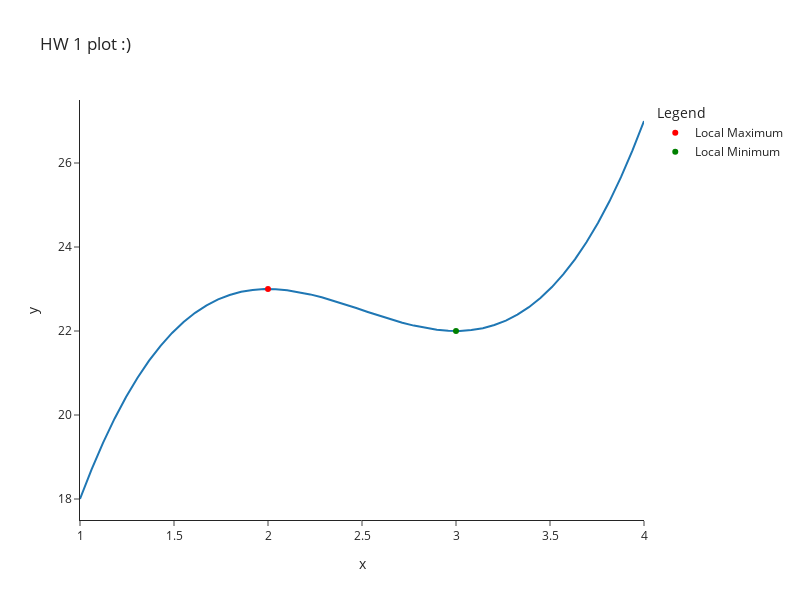

The notebook cell saved with this chart:
### Markdown cell above
### Question 10: Recreation <div style="display:inline-block; vertical-align: middle; padding:7px 7px; font-size:10px; font-weight:light; color:white; background-color:#e84c4a; border-radius:7px; text-align:left;">6 Points</div>

Below, assign `polyfig` to a `plotly` Figure object, corresponding to the graph of the following polynomial:

$$g(x) = 2x^3 - 15x^2 + 36x - 5$$

You can choose the colors, theme, etc. of your graph yourself. However, your graph must have:

- A title of your choosing.
- A plot of $g(x)$.
- An $x$-axis range of 1 to 4.
- A width of 800 and a height of 600.
- On top of the plot of $g(x)$, two **points**: one at the local maximum of $g(x)$ and one at the local minimum of $g(x)$. **You'll need to do some math to figure out where these are!** These should appear in the legend as `'Local Maximum'` and `'Local Minimum'`, respectively, and should be colored with different colors.
- A legend whose title says `'Legend'`.

You can get pretty far by copying the code we gave a few cells above to create $f(x)$, but you'll need to do some research to figure out how to achieve the goals we set out.

Yes, this question is also autograded! Unlike other questions, this question has no hidden tests, so you'll be able to verify if your graph meets our requirements before you submit.

### Code cell
def g(x):
    return 2*(x**3)- 15*(x**2) + 36*(x) - 5

xs = np.linspace(1,4)
ya = g(xs)

polyfig = px.line(x=xs, y=ya, width=800, height=600, title="HW 1 plot :)", template ='simple_white')

polyfig.add_trace(go.Scatter(x=[2], y=[23], mode='markers', marker=dict(color='red'), name='Local Maximum'))
polyfig.add_trace(go.Scatter(x=[3], y=[22], mode='markers', marker=dict(color='green'), name='Local Minimum'))
polyfig.update_layout(legend_title_text='Legend')

### Figure 1 — Plotly figure (JSON) as saved in the notebook; plotly's stock layout.template omitted (floating-point values rounded to 4 significant figures)
{"data": [{"hovertemplate": "x=%{x}<br>y=%{y}<extra></extra>", "legendgroup": "", "line": {"color": "#1F77B4", "dash": "solid"}, "marker": {"symbol": "circle"}, "mode": "lines", "name": "", "orientation": "v", "showlegend": false, "type": "scatter", "x": [1, 1.061, 1.122, 1.184, 1.245, 1.306, 1.367, 1.429, 1.49, 1.551, 1.612, 1.673, 1.735, 1.796, 1.857, 1.918, 1.98, 2.041, 2.102, 2.163, 2.224, 2.286, 2.347, 2.408, 2.469, 2.531, 2.592, 2.653, 2.714, 2.776, 2.837, 2.898, 2.959, 3.02, 3.082, 3.143, 3.204, 3.265, 3.327, 3.388, 3.449, 3.51, 3.571, 3.633, 3.694, 3.755, 3.816, 3.878, 3.939, 4], "xaxis": "x", "y": [18, 18.7, 19.34, 19.91, 20.43, 20.89, 21.29, 21.65, 21.95, 22.21, 22.43, 22.61, 22.75, 22.86, 22.93, 22.98, 23.0, 23.0, 22.97, 22.93, 22.87, 22.8, 22.72, 22.64, 22.55, 22.45, 22.36, 22.28, 22.2, 22.13, 22.07, 22.03, 22.0, 22.0, 22.02, 22.07, 22.14, 22.25, 22.39, 22.57, 22.79, 23.05, 23.35, 23.71, 24.11, 24.57, 25.09, 25.66, 26.3, 27], "yaxis": "y"}, {"marker": {"color": "red"}, "mode": "markers", "name": "Local Maximum", "type": "scatter", "x": [2], "y": [23]}, {"marker": {"color": "green"}, "mode": "markers", "name": "Local Minimum", "type": "scatter", "x": [3], "y": [22]}], "layout": {"height": 600, "legend": {"title": {"text": "Legend"}, "tracegroupgap": 0}, "title": {"text": "HW 1 plot :)"}, "width": 800, "xaxis": {"anchor": "y", "domain": [0, 1], "title": {"text": "x"}}, "yaxis": {"anchor": "x", "domain": [0, 1], "title": {"text": "y"}}}}
